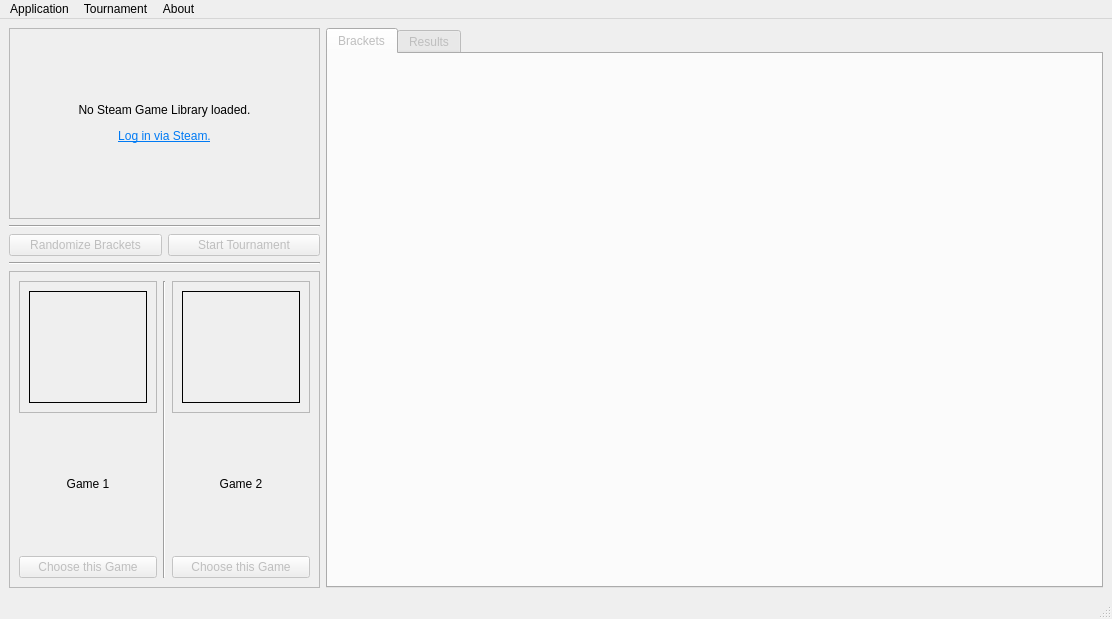
<?xml version="1.0" encoding="UTF-8"?>
<ui version="4.0">
 <class>MainWindow</class>
 <widget class="QMainWindow" name="MainWindow">
  <property name="geometry">
   <rect>
    <x>0</x>
    <y>0</y>
    <width>1112</width>
    <height>619</height>
   </rect>
  </property>
  <property name="windowTitle">
   <string>Steam Library Tournament</string>
  </property>
  <widget class="QWidget" name="centralwidget">
   <layout class="QHBoxLayout" name="horizontalLayout_2">
    <item>
     <layout class="QHBoxLayout" name="horizontalLayout" stretch="4,10">
      <item>
       <layout class="QVBoxLayout" name="Actions" stretch="3,1,0,0,5">
        <item>
         <widget class="QFrame" name="LoginInfoScreen">
          <property name="frameShape">
           <enum>QFrame::Shape::StyledPanel</enum>
          </property>
          <property name="frameShadow">
           <enum>QFrame::Shadow::Raised</enum>
          </property>
          <layout class="QVBoxLayout" name="verticalLayout_3">
           <item>
            <widget class="QLabel" name="noLoginText">
             <property name="text">
              <string>&lt;html&gt;&lt;head/&gt;&lt;body&gt;&lt;p align=&quot;center&quot;&gt;No Steam Game Library loaded.&lt;/p&gt;&lt;p align=&quot;center&quot;&gt;&lt;a href=&quot;store.steampowered.com/login&quot;&gt;&lt;span style=&quot; text-decoration: underline; color:#007af4;&quot;&gt;Log in via Steam.&lt;/span&gt;&lt;/a&gt;&lt;/p&gt;&lt;/body&gt;&lt;/html&gt;</string>
             </property>
            </widget>
           </item>
          </layout>
         </widget>
        </item>
        <item>
         <widget class="Line" name="line">
          <property name="orientation">
           <enum>Qt::Orientation::Horizontal</enum>
          </property>
         </widget>
        </item>
        <item>
         <layout class="QHBoxLayout" name="horizontalLayout_6">
          <item>
           <widget class="QPushButton" name="Randomize_Button">
            <property name="enabled">
             <bool>false</bool>
            </property>
            <property name="text">
             <string>Randomize Brackets</string>
            </property>
           </widget>
          </item>
          <item>
           <widget class="QPushButton" name="StartTournament_Button">
            <property name="enabled">
             <bool>false</bool>
            </property>
            <property name="text">
             <string>Start Tournament</string>
            </property>
           </widget>
          </item>
         </layout>
        </item>
        <item>
         <widget class="Line" name="line_2">
          <property name="orientation">
           <enum>Qt::Orientation::Horizontal</enum>
          </property>
         </widget>
        </item>
        <item>
         <widget class="QFrame" name="Commands">
          <property name="frameShape">
           <enum>QFrame::Shape::StyledPanel</enum>
          </property>
          <property name="frameShadow">
           <enum>QFrame::Shadow::Raised</enum>
          </property>
          <layout class="QVBoxLayout" name="verticalLayout_10" stretch="5">
           <item>
            <layout class="QHBoxLayout" name="horizontalLayout_5" stretch="0,0,0">
             <item>
              <layout class="QVBoxLayout" name="Game1_VLayout">
               <item>
                <widget class="QFrame" name="frame_3">
                 <property name="autoFillBackground">
                  <bool>false</bool>
                 </property>
                 <property name="frameShape">
                  <enum>QFrame::Shape::StyledPanel</enum>
                 </property>
                 <property name="frameShadow">
                  <enum>QFrame::Shadow::Raised</enum>
                 </property>
                 <layout class="QVBoxLayout" name="verticalLayout_5">
                  <item>
                   <widget class="QLabel" name="label_3">
                    <property name="frameShape">
                     <enum>QFrame::Shape::Panel</enum>
                    </property>
                    <property name="textFormat">
                     <enum>Qt::TextFormat::RichText</enum>
                    </property>
                    <property name="pixmap">
                     <pixmap resource="resource.qrc">:/icons/assets/icons/question.png</pixmap>
                    </property>
                    <property name="scaledContents">
                     <bool>true</bool>
                    </property>
                   </widget>
                  </item>
                 </layout>
                </widget>
               </item>
               <item>
                <widget class="QLabel" name="label_4">
                 <property name="text">
                  <string>&lt;html&gt;&lt;head/&gt;&lt;body&gt;&lt;p align=&quot;center&quot;&gt;Game 1&lt;/p&gt;&lt;/body&gt;&lt;/html&gt;</string>
                 </property>
                 <property name="wordWrap">
                  <bool>true</bool>
                 </property>
                </widget>
               </item>
               <item>
                <widget class="QPushButton" name="Game1_Button">
                 <property name="enabled">
                  <bool>false</bool>
                 </property>
                 <property name="text">
                  <string>Choose this Game</string>
                 </property>
                 <property name="default">
                  <bool>false</bool>
                 </property>
                 <property name="flat">
                  <bool>false</bool>
                 </property>
                </widget>
               </item>
              </layout>
             </item>
             <item>
              <widget class="Line" name="line_3">
               <property name="orientation">
                <enum>Qt::Orientation::Vertical</enum>
               </property>
              </widget>
             </item>
             <item>
              <layout class="QVBoxLayout" name="Game2_VLayout">
               <item>
                <widget class="QFrame" name="frame_4">
                 <property name="autoFillBackground">
                  <bool>false</bool>
                 </property>
                 <property name="frameShape">
                  <enum>QFrame::Shape::StyledPanel</enum>
                 </property>
                 <property name="frameShadow">
                  <enum>QFrame::Shadow::Raised</enum>
                 </property>
                 <layout class="QVBoxLayout" name="verticalLayout_9">
                  <item>
                   <widget class="QLabel" name="label_5">
                    <property name="frameShape">
                     <enum>QFrame::Shape::Panel</enum>
                    </property>
                    <property name="textFormat">
                     <enum>Qt::TextFormat::RichText</enum>
                    </property>
                    <property name="pixmap">
                     <pixmap resource="resource.qrc">:/icons/assets/icons/question.png</pixmap>
                    </property>
                    <property name="scaledContents">
                     <bool>true</bool>
                    </property>
                   </widget>
                  </item>
                 </layout>
                </widget>
               </item>
               <item>
                <widget class="QLabel" name="label_6">
                 <property name="text">
                  <string>&lt;html&gt;&lt;head/&gt;&lt;body&gt;&lt;p align=&quot;center&quot;&gt;Game 2&lt;/p&gt;&lt;/body&gt;&lt;/html&gt;</string>
                 </property>
                 <property name="wordWrap">
                  <bool>true</bool>
                 </property>
                </widget>
               </item>
               <item>
                <widget class="QPushButton" name="Game2_Button">
                 <property name="enabled">
                  <bool>false</bool>
                 </property>
                 <property name="text">
                  <string>Choose this Game</string>
                 </property>
                </widget>
               </item>
              </layout>
             </item>
            </layout>
           </item>
          </layout>
         </widget>
        </item>
       </layout>
      </item>
      <item>
       <widget class="QTabWidget" name="Tournament">
        <property name="enabled">
         <bool>false</bool>
        </property>
        <property name="tabPosition">
         <enum>QTabWidget::TabPosition::North</enum>
        </property>
        <property name="currentIndex">
         <number>0</number>
        </property>
        <property name="movable">
         <bool>false</bool>
        </property>
        <widget class="QWidget" name="tab_Brackets">
         <attribute name="title">
          <string>Brackets</string>
         </attribute>
        </widget>
        <widget class="QWidget" name="tab_Results">
         <attribute name="title">
          <string>Results</string>
         </attribute>
        </widget>
       </widget>
      </item>
     </layout>
    </item>
   </layout>
  </widget>
  <widget class="QMenuBar" name="menubar">
   <property name="geometry">
    <rect>
     <x>0</x>
     <y>0</y>
     <width>1112</width>
     <height>25</height>
    </rect>
   </property>
   <widget class="QMenu" name="menuApp">
    <property name="title">
     <string>Application</string>
    </property>
    <property name="toolTipsVisible">
     <bool>true</bool>
    </property>
    <addaction name="actionExit"/>
   </widget>
   <widget class="QMenu" name="menuTournament">
    <property name="title">
     <string>Tournament</string>
    </property>
    <property name="toolTipsVisible">
     <bool>true</bool>
    </property>
    <addaction name="actionStart_Tournament"/>
    <addaction name="actionReset"/>
    <addaction name="actionIncluded_Games"/>
   </widget>
   <widget class="QMenu" name="menuAbout">
    <property name="title">
     <string>About</string>
    </property>
    <property name="toolTipsVisible">
     <bool>true</bool>
    </property>
   </widget>
   <addaction name="menuApp"/>
   <addaction name="menuTournament"/>
   <addaction name="menuAbout"/>
  </widget>
  <widget class="QStatusBar" name="statusbar"/>
  <action name="actionReset">
   <property name="enabled">
    <bool>false</bool>
   </property>
   <property name="text">
    <string>Reset</string>
   </property>
   <property name="toolTip">
    <string>Clear the brackets to start a new tournament.</string>
   </property>
  </action>
  <action name="actionExit">
   <property name="text">
    <string>Exit</string>
   </property>
   <property name="toolTip">
    <string>Exit Steam Library Tournament.</string>
   </property>
  </action>
  <action name="actionStart_Tournament">
   <property name="enabled">
    <bool>false</bool>
   </property>
   <property name="text">
    <string>Start Tournament</string>
   </property>
   <property name="toolTip">
    <string>Starts a new tournament with current layout.</string>
   </property>
  </action>
  <action name="actionIncluded_Games">
   <property name="enabled">
    <bool>false</bool>
   </property>
   <property name="text">
    <string>Contender List</string>
   </property>
   <property name="toolTip">
    <string>Check, include and remove games in the contender list.</string>
   </property>
  </action>
 </widget>
 <resources>
  <include location="resource.qrc"/>
 </resources>
 <connections/>
</ui>
